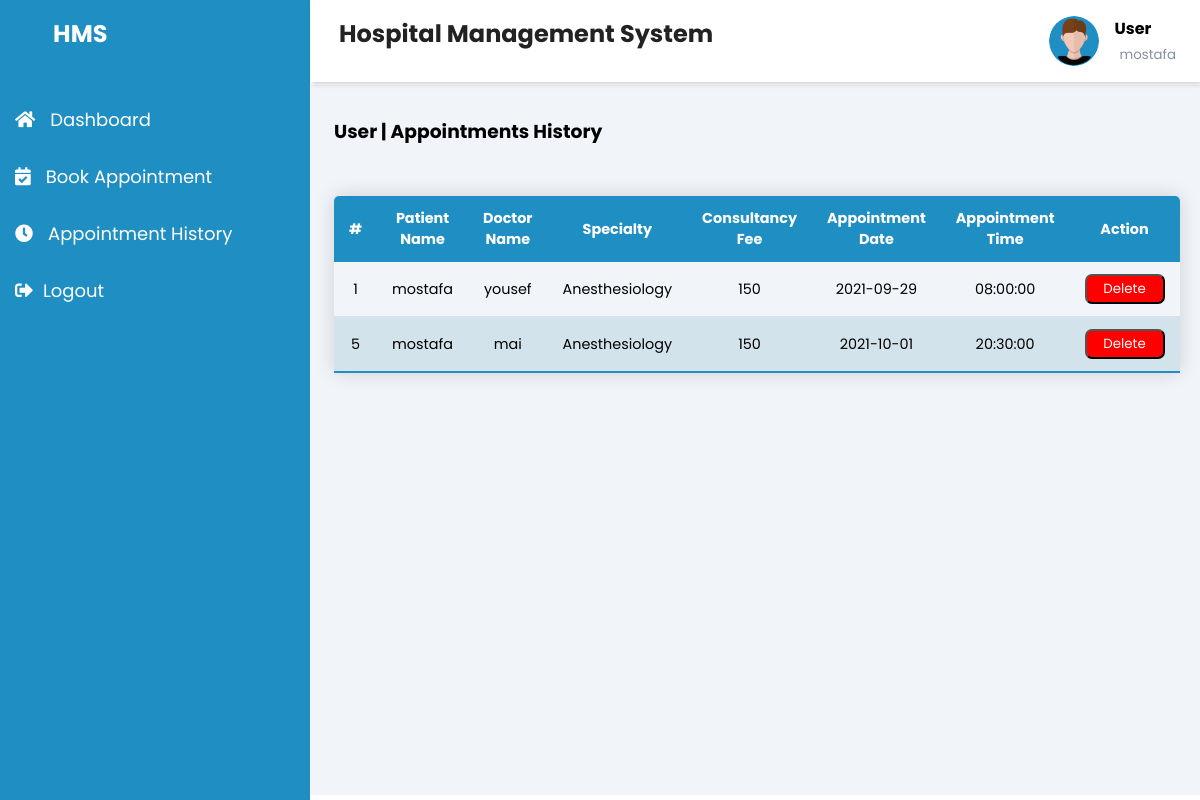
Page /HMS/HMIS/Patient/Patient-Appointment-History.php (signed in) on the committed database.
### tables this page shows
CREATE TABLE `appointments` (
  `id` int(11) NOT NULL,
  `patient` varchar(50) NOT NULL,
  `doctor` varchar(50) NOT NULL,
  `specialty` varchar(50) NOT NULL,
  `consultancy` enum('100','120','150','200','250') NOT NULL,
  `A_date` date NOT NULL,
  `A_time` time NOT NULL
);

### HMS/HMIS/Patient/Patient-Appointment-History.php (the view, shortened to what this page needs)
<!DOCTYPE html>
<html>
<head>
    <link rel="stylesheet" href="https://maxst.icons8.com/vue-static/landings/line-awesome/line-awesome/1.3.0/css/line-awesome.min.css">
    <link rel="stylesheet" href="https://cdnjs.cloudflare.com/ajax/libs/font-awesome/5.15.3/css/all.min.css" />
    <link rel="stylesheet" href="dashboard-style.css">
</head>
<body>
    <div class="sidebar">
        <div class="sidebar-brand">
            <h2><span class="las la-clinic-medical"></span> <span>HMS</span></h2>
        </div>
        <div class="sidebar-menu">
            <ul>
                <li> <a href="Patient-dashboard.php">
                        <i class="fas fa-home icon"></i><span style="margin-left: 15px;">Dashboard</span>
                    </a>
                </li>
                <li> <a href="Patient-Book-Appointment.php">
                        <i class="fas fa-calendar-check icon"></i><span style="margin-left: 15px;">Book
                            Appointment</span>
                    </a>
                </li>
                <li> <a href="#">
                        <i class="fas fa-clock icon"></i><span style="margin-left: 15px;">Appointment History</span>
                    </a>
                </li>
                <?php if (isset($_SESSION['username'])) : ?>
                    <li><a href="Patient-login.php?logout='1'">
                            <i class="fas fa-sign-out-alt"></i><span style="margin-left: 10px;">Logout</span>
                        </a>
                    </li>
                <?php endif ?>
            </ul>
        </div>
    </div>
    <div class="main-content">
        <header>
            <h2>
                <label for="nav-toggle">
                    <span class="las la-bars"></span>
                </label> Hospital Management System
            </h2>
            <div class="user-wrapper">
                <img src="../img/profile.png" width="50px" height="50px" alt="">
                <div>
                    <h4>User</h4>
                    <?php if (isset($_SESSION['username'])) : ?>
                        <small><?php echo $_SESSION['username']; ?></small>
                    <?php endif ?>
                </div>
            </div>
        </header>
        <main>
            <div class="mainTitle">
                <h3>User | Appointments History</h3><br>
            </div>
            <table class="content-table">
                <thead>
                    <tr>
                        <th>#</th>
                        <th>Patient Name</th>
                        <th>Doctor Name</th>
                        <th>Specialty</th>
                        <th>Consultancy Fee</th>
                        <th>Appointment Date</th>
                        <th>Appointment Time</th>
                        <th>Action</th>
                    </tr>
                </thead>
                <tbody>
                    <?php
                    if (isset($_SESSION['username'])) :
                        $patient_username = $_SESSION['username'];
                    endif;
                    $conn = new mysqli('localhost', 'root', '', 'hospital');
                    $sql = "SELECT * FROM appointments WHERE patient = '$patient_username'";
                    $result = $conn->query($sql);
                    if ($result->num_rows > 0) {
                        while ($row = $result->fetch_assoc()) {
                    ?>
                            <tr>
                                <td><?php echo $row['id']; ?></td>
                                <td><?php echo $row['patient']; ?></td>
                                <td><?php echo $row['doctor']; ?></td>
                                <td><?php echo $row['specialty']; ?></td>
                                <td><?php echo $row['consultancy']; ?></td>
                                <td><?php echo $row['A_date']; ?></td>
                                <td><?php echo $row['A_time']; ?></td>
                                <td>
                                    <form action="" method="post">
                                        <button class="cancel_btn" type="submit" name="cancel_btn" style="background-color:red; color:white; width:80px; height:30px; border-radius: 7px;" onclick="alert('Successfully Appointment has been cancelled..')"> Delete</button>
                                    </form>
                                </td>
                            </tr>
                    <?php
                        }
                    } else {
                        echo "No Record Found";
                    }
                    ?>
                </tbody>
            </table>
        </main>
    </div>
</body>
</html>

### HMS/HMIS/Patient/dashboard-style.css (style rules this page uses)
:root { --main-color: #1f8fc3; --color-dark: #1D2231; --text-grey: #8390A2; }
* { padding: 0; margin: 0; box-sizing: border-box; list-style-type: none; text-decoration: none; font-family: 'Poppins', sans-serif; }
.sidebar { width: 310px; position: fixed; left: 0; top: 0; height: 100%; background: #1f8fc3; z-index: 100; transition: width 300ms; }
.sidebar-brand { height: 75px; padding: 1rem 0rem 1rem 2rem; color: #fff; }
.sidebar-brand span { display: inline-block; padding-right: 1rem; }
.sidebar-menu { margin-top: 1rem; }
.sidebar-menu li { transition: 1s all; font-family: 'Poppins', sans-serif; font-size: 18px; padding: 15px; color: #fff; list-style: none; display: block; border-top-right-radius: 10px 10px; border-bottom-right-radius: 10px 10px; }
.sidebar-menu li a { color: white; }
.main-content { transition: margin-left 300ms; margin-left: 310px; }
header { background: #fff; display: flex; justify-content: space-between; padding: 1rem 1.5rem; box-shadow: 2px 2px 5px rgba(0, 0, 0, 0.2); position: fixed; left: 310px; width: calc(100% - 310px); top: 0; z-index: 100; transition: left 300ms; }
header h2 { color: #222; }
header label span { padding-right: 5px; }
.user-wrapper { display: flex; align-items: center; }
.user-wrapper img { border-radius: 70%; margin-right: 1rem; }
.user-wrapper small { display: inline-block; color: #8390A2; margin-left: 5px; }
main { margin-top: 85px; padding: 2rem 1.5rem; background: #f1f5f9; min-height: calc(100vh - 90px); }
.content-table { border-collapse: collapse; margin: 25px 0; font-size: 0.9em; min-width: 400px; border-radius: 5px 5px 0 0; overflow: hidden; box-shadow: 0 0 20px rgba(0, 0, 0, 0.15); }
.content-table thead tr { background-color: var(--main-color); color: #ffffff; text-align: left; font-weight: bold; }
.content-table th, .content-table td { padding: 12px 15px; text-align: center; }
.content-table tbody tr { border-bottom: 1px solid #d3e3ec; }
.content-table tbody tr:nth-of-type(even) { background-color: #d3e3ec; }
.content-table tbody tr:last-of-type { border-bottom: 2px solid var(--main-color); }

### rows in the picture
appointments: id "1", patient "mostafa", doctor "yousef", specialty "Anesthesiology", consultancy "150", A_date "2021-09-29", A_time "08:00:00"
appointments: id "5", patient "mostafa", doctor "mai", specialty "Anesthesiology", consultancy "150", A_date "2021-10-01", A_time "20:30:00"

### other values in the picture
$_SESSION['username'] "mostafa"
